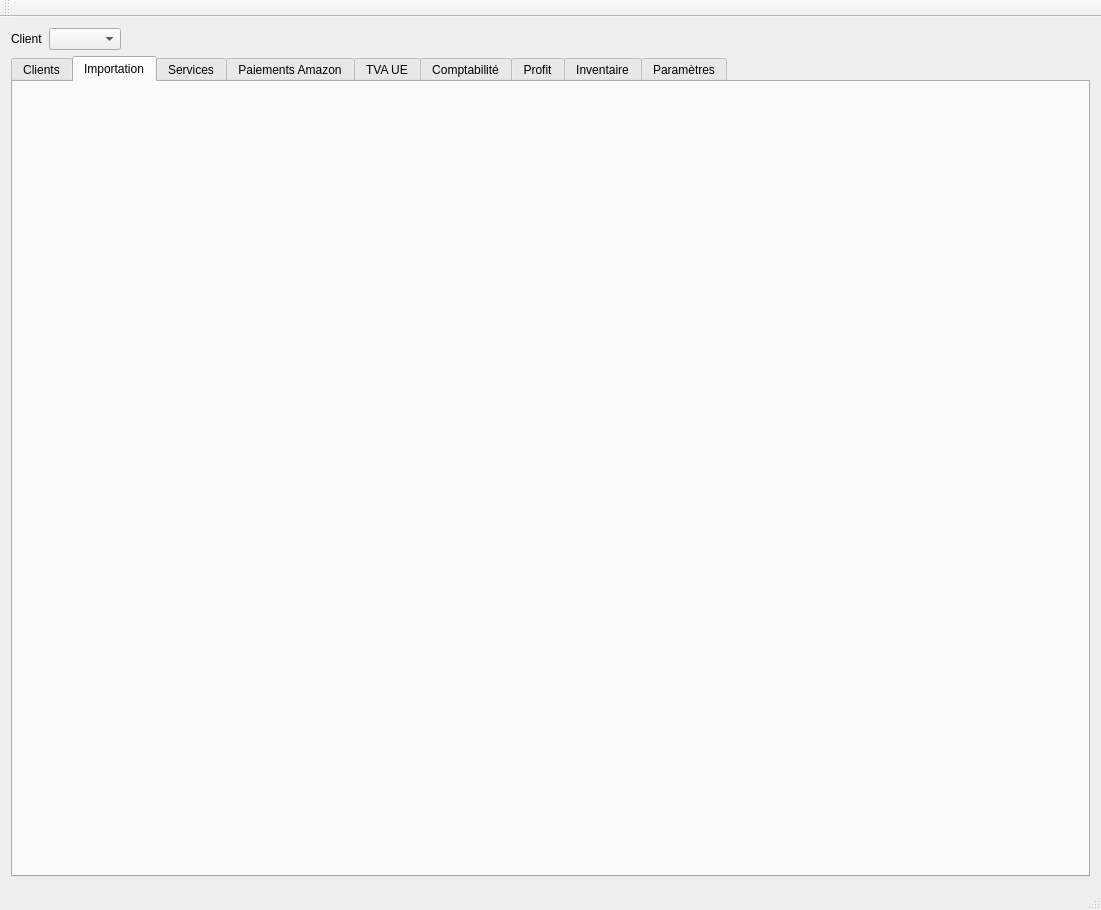
<?xml version="1.0" encoding="UTF-8"?>
<ui version="4.0">
 <class>MainWindow</class>
 <widget class="QMainWindow" name="MainWindow">
  <property name="geometry">
   <rect>
    <x>0</x>
    <y>0</y>
    <width>1101</width>
    <height>910</height>
   </rect>
  </property>
  <property name="windowTitle">
   <string>E-TVA APPS</string>
  </property>
  <property name="windowIcon">
   <iconset>
    <normalon>:/gui/ecomcompta-icon.ico</normalon>
   </iconset>
  </property>
  <widget class="QWidget" name="centralWidget">
   <layout class="QVBoxLayout" name="verticalLayout">
    <item>
     <layout class="QHBoxLayout" name="horizontalLayout">
      <item>
       <widget class="QLabel" name="label">
        <property name="text">
         <string>Client</string>
        </property>
       </widget>
      </item>
      <item>
       <widget class="QComboBox" name="comboBoxCustomer"/>
      </item>
      <item>
       <spacer name="horizontalSpacer">
        <property name="orientation">
         <enum>Qt::Horizontal</enum>
        </property>
        <property name="sizeHint" stdset="0">
         <size>
          <width>40</width>
          <height>20</height>
         </size>
        </property>
       </spacer>
      </item>
     </layout>
    </item>
    <item>
     <widget class="QTabWidget" name="tabWidget">
      <property name="enabled">
       <bool>true</bool>
      </property>
      <property name="currentIndex">
       <number>1</number>
      </property>
      <widget class="PaneCustomers" name="tabCustomers">
       <attribute name="title">
        <string>Clients</string>
       </attribute>
      </widget>
      <widget class="PaneImportation" name="tabImportationSales">
       <attribute name="title">
        <string>Importation</string>
       </attribute>
      </widget>
      <widget class="PaneServiceSales" name="tabServices">
       <attribute name="title">
        <string>Services</string>
       </attribute>
      </widget>
      <widget class="PaneAmazonPayments" name="tabAmazonPayments">
       <attribute name="title">
        <string>Paiements Amazon</string>
       </attribute>
      </widget>
      <widget class="PaneVatUE" name="tabTvaUE">
       <attribute name="title">
        <string>TVA UE</string>
       </attribute>
      </widget>
      <widget class="PaneBookKeeping" name="tabBookKeeping">
       <attribute name="title">
        <string>Comptabilité</string>
       </attribute>
      </widget>
      <widget class="PaneProfit" name="tabProfit">
       <attribute name="title">
        <string>Profit</string>
       </attribute>
      </widget>
      <widget class="PaneInventory" name="tabInventaire">
       <attribute name="title">
        <string>Inventaire</string>
       </attribute>
      </widget>
      <widget class="PaneParams" name="tabParams">
       <attribute name="title">
        <string>Paramètres</string>
       </attribute>
      </widget>
     </widget>
    </item>
   </layout>
  </widget>
  <widget class="QMenuBar" name="menuBar">
   <property name="geometry">
    <rect>
     <x>0</x>
     <y>0</y>
     <width>1101</width>
     <height>21</height>
    </rect>
   </property>
  </widget>
  <widget class="QToolBar" name="mainToolBar">
   <attribute name="toolBarArea">
    <enum>TopToolBarArea</enum>
   </attribute>
   <attribute name="toolBarBreak">
    <bool>false</bool>
   </attribute>
  </widget>
  <widget class="QStatusBar" name="statusBar"/>
 </widget>
 <layoutdefault spacing="6" margin="11"/>
 <customwidgets>
  <customwidget>
   <class>PaneImportation</class>
   <extends>QWidget</extends>
   <header>gui/panes/PaneImportation.h</header>
   <container>1</container>
  </customwidget>
  <customwidget>
   <class>PaneVatUE</class>
   <extends>QWidget</extends>
   <header>gui/panes/PaneVatUE.h</header>
   <container>1</container>
  </customwidget>
  <customwidget>
   <class>PaneCustomers</class>
   <extends>QWidget</extends>
   <header>gui/panes/PaneCustomers.h</header>
   <container>1</container>
  </customwidget>
  <customwidget>
   <class>PaneParams</class>
   <extends>QWidget</extends>
   <header>gui/panes/PaneParams.h</header>
   <container>1</container>
  </customwidget>
  <customwidget>
   <class>PaneAmazonPayments</class>
   <extends>QWidget</extends>
   <header>gui/panes/PaneAmazonPayments.h</header>
   <container>1</container>
  </customwidget>
  <customwidget>
   <class>PaneBookKeeping</class>
   <extends>QWidget</extends>
   <header>gui/panes/PaneBookKeeping.h</header>
   <container>1</container>
  </customwidget>
  <customwidget>
   <class>PaneInventory</class>
   <extends>QWidget</extends>
   <header>gui/panes/PaneInventory.h</header>
   <container>1</container>
  </customwidget>
  <customwidget>
   <class>PaneServiceSales</class>
   <extends>QWidget</extends>
   <header>gui/panes/PaneServiceSales.h</header>
   <container>1</container>
  </customwidget>
  <customwidget>
   <class>PaneProfit</class>
   <extends>QWidget</extends>
   <header>gui/panes/PaneProfit.h</header>
   <container>1</container>
  </customwidget>
 </customwidgets>
 <resources>
  <include location="resources.qrc"/>
 </resources>
 <connections/>
</ui>
